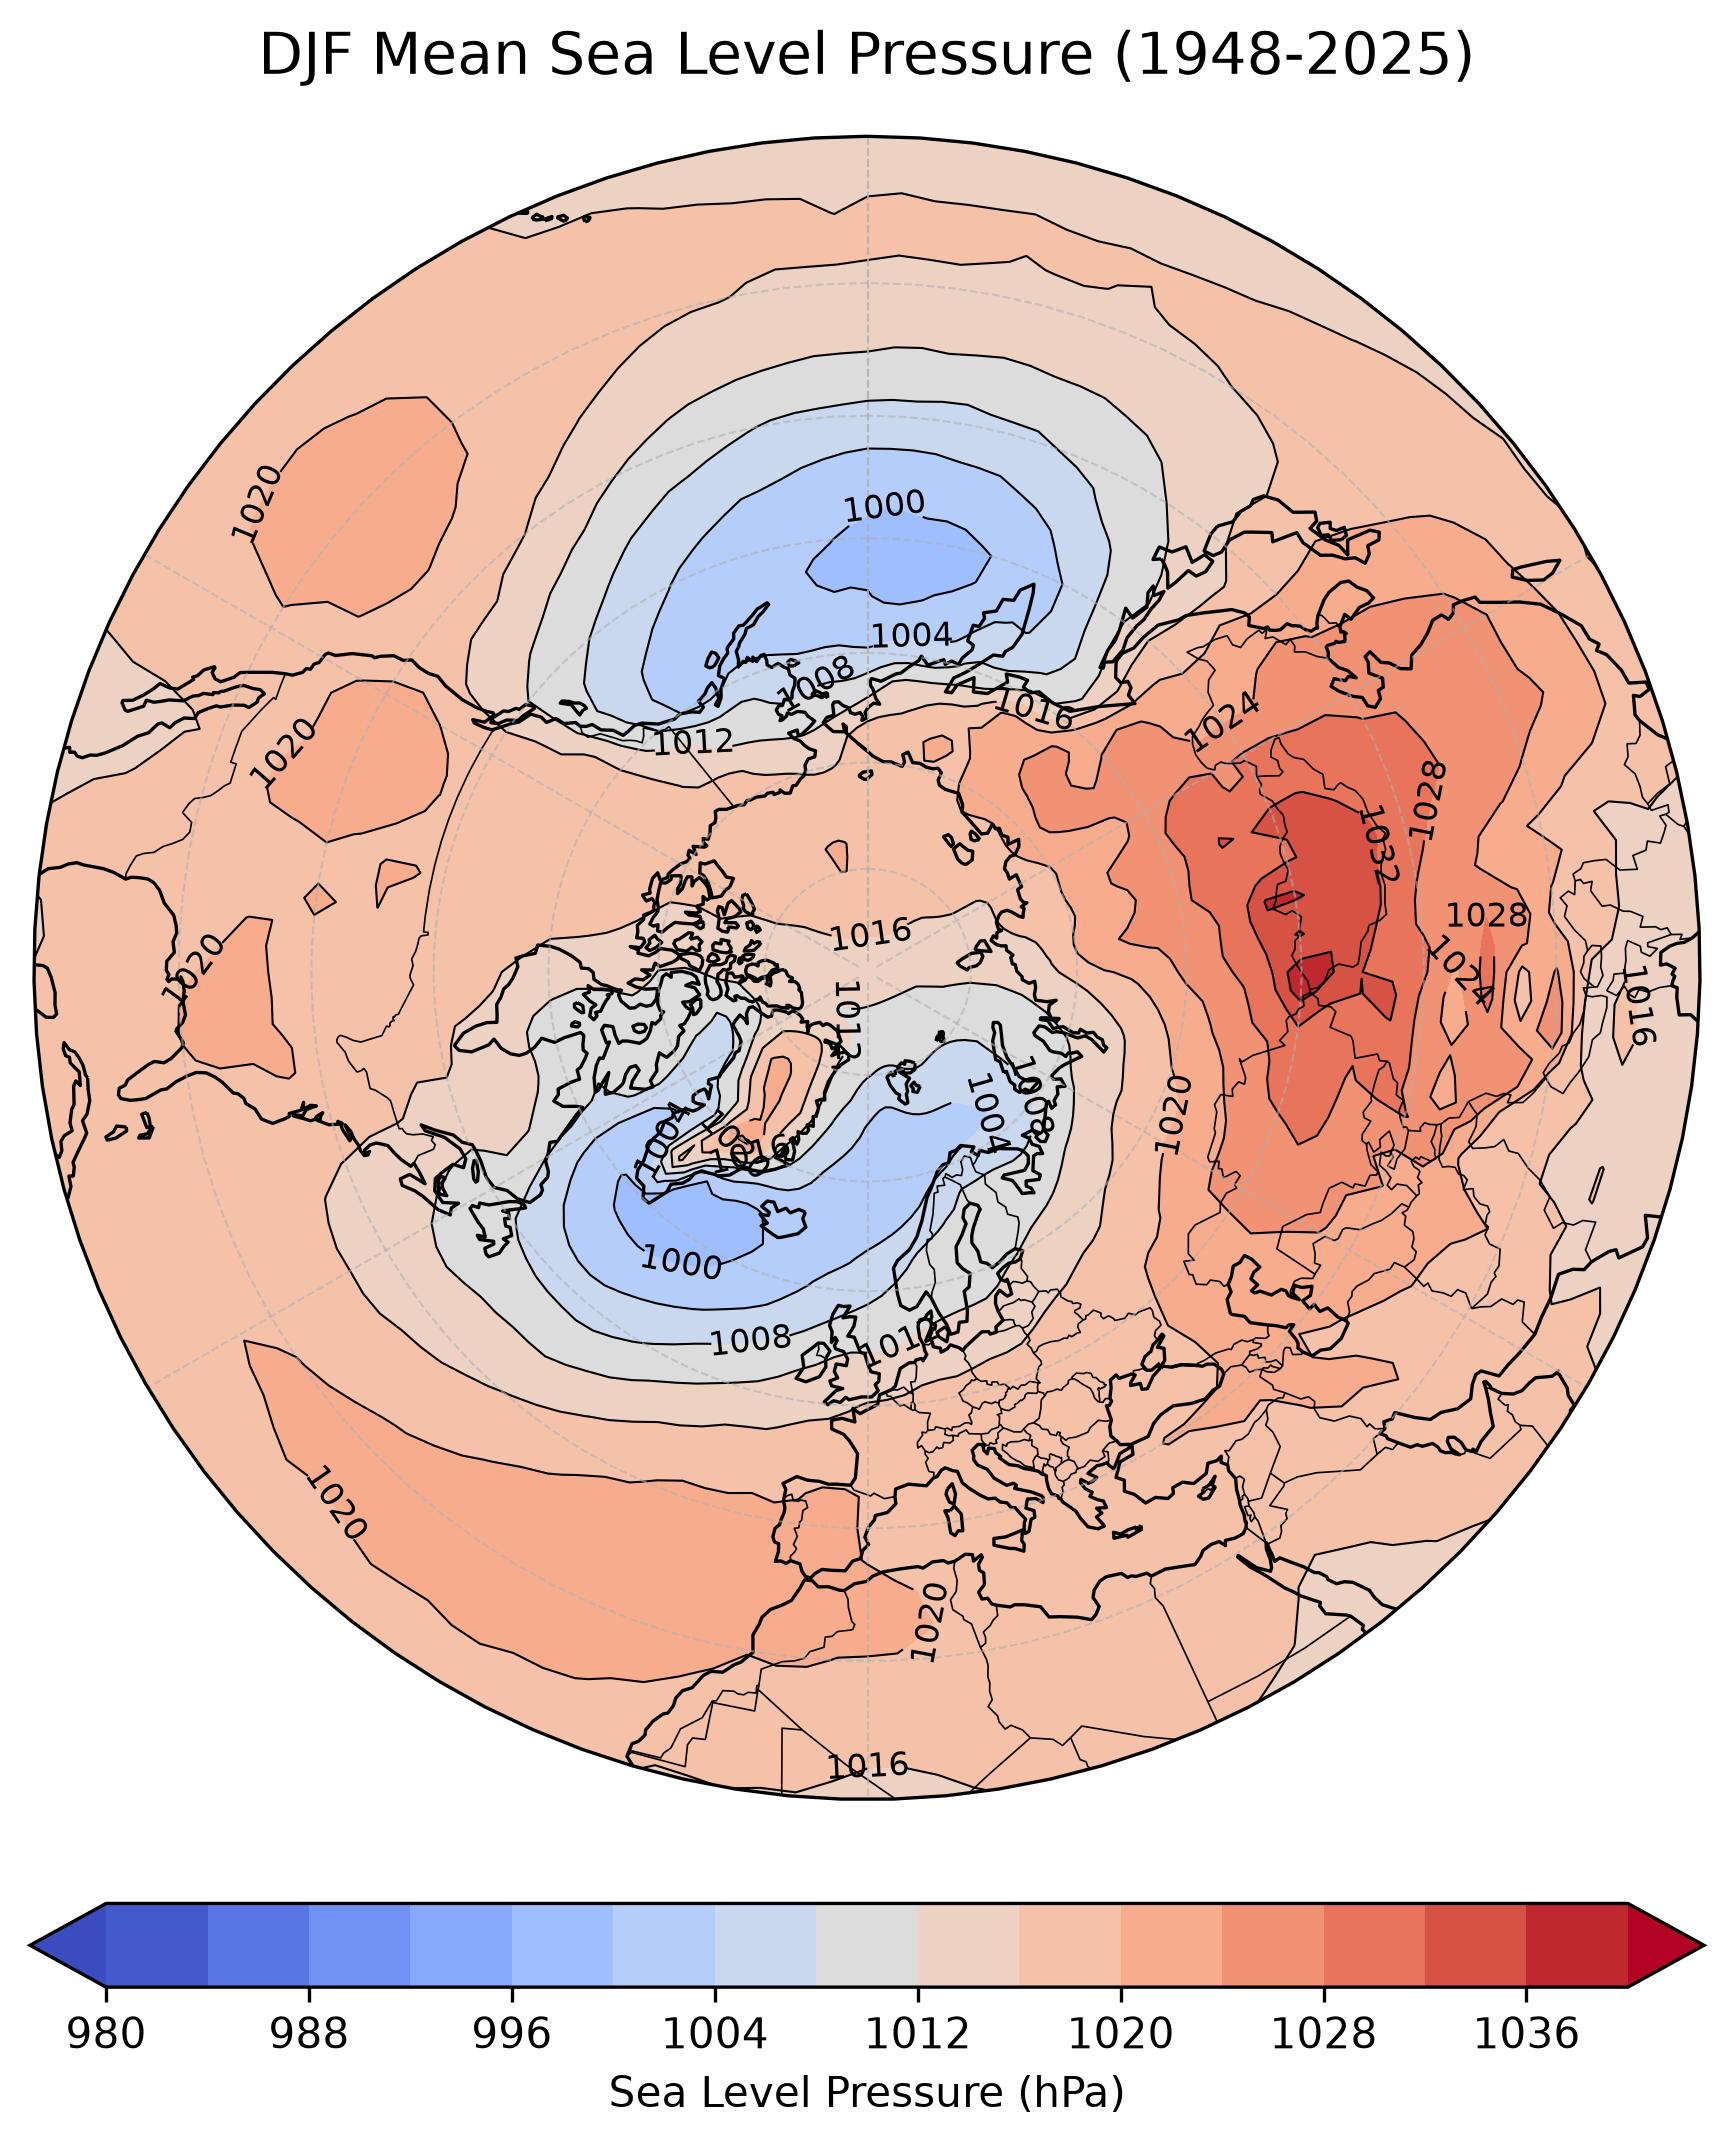

Generate this figure with Python:
# ---------------------------------------------------------
# Filled Polar Projection Map of DJF Sea Level Pressure
# ---------------------------------------------------------
#
# This program introduces polar stereographic map projections
# using Northern Hemisphere sea level pressure (SLP).
#
# Polar projections are useful for visualizing climate
# variability at high latitudes, where standard latitude-
# longitude projections can strongly distort spatial patterns.
#
# In this example, we:
#
# 1. Read monthly sea level pressure data.
# 2. Calculate the DJF mean sea level pressure.
# 3. Add a cyclic longitude point to remove the map seam.
# 4. Create a Northern Hemisphere polar stereographic projection.
# 5. Plot DJF sea level pressure using filled contours.
# 6. Overlay sea level pressure contour lines.
# 7. Add coastlines, borders, and latitude gridlines.
#
# ---------------------------------------------------------

from pathlib import Path
from cartopy.util import add_cyclic_point

import numpy as np
import xarray as xr
import matplotlib.pyplot as plt
import matplotlib.path as mpath
import cartopy.crs as ccrs
import cartopy.feature as cfeature
import sys

def calc_seasonal_mean(dat, window=5, end_month=1):
    """
    Calculate seasonal mean using a trailing running mean, extract the final month (e.g., Mar for NDJFM),
    convert to year-lat-lon DataArray.

    Parameters:
    -----------
    dat : xr.DataArray
        Input data with dimensions (time, lat, lon) and datetime64 'time'.
    window : int
        Running mean window size (default is 5).
    end_month : int
        Target month used to extract seasonal means (final month of the trailing average).

    Returns:
    --------
    dat_out : xr.DataArray
        Seasonal mean with dimensions (year, lat, lon).
    """

    # Rename coordinates if necessary
    if "latitude" in dat.coords:
      dat = dat.rename({"latitude": "lat"})

    if "longitude" in dat.coords:
      dat = dat.rename({"longitude": "lon"})


    # Apply trailing running mean
    dat_rm = dat.rolling(time=window, center=False, min_periods=window).mean()

    # Filter for entries where month == end_month
    dat_tmp = dat_rm.sel(time=dat_rm["time"].dt.month == end_month)

    # Extract year from the end_month timestamps
    years = dat_tmp["time"].dt.year

    # Create clean DataArray with dimensions ['year', 'lat', 'lon']
    dat_out = xr.DataArray(
        data=dat_tmp.values,
        dims=["year", "lat", "lon"],
        coords={
            "year": years.values,
            "lat": dat_tmp["lat"].values,
            "lon": dat_tmp["lon"].values,
        },
        name=dat.name if hasattr(dat, "name") else "SeasonalMean",
        attrs=dat.attrs.copy(),
    )

    return dat_out

def calc_seasonal_anom(dat, window=12, end_month=12, clim_period=None):
    """
    Calculate seasonal mean anomaly using a trailing running mean, extract the final month (e.g., Mar for NDJFM),
    convert to year-lat-lon DataArray, apply minimum coverage mask, and optionally remove trend.

    Parameters:
    -----------
    dat : xr.DataArray
        Input data with dimensions (time, lat, lon) and datetime64 'time'.
    window : int
        Running mean window size (default is 12).
    end_month : int
        Target month used to extract seasonal means (final month of the trailing average).
    dtrend : bool
        If True, remove linear trend after applying coverage mask.

    Returns:
    --------
    dat_out : xr.DataArray
        Seasonal mean anomaly with dimensions (year, lat, lon).
    """

    # Monthly climatology
    if clim_period is None:
        clm = dat.groupby("time.month").mean("time")
    else:
        start, end = clim_period
        clm = (
            dat.sel(time=slice(start, end))
            .groupby("time.month")
            .mean("time")
        )

    # Monthly anomalies
    anm = dat.groupby("time.month") - clm

    # Apply trailing running mean
    dat_rm = anm.rolling(time=window, center=False, min_periods=window).mean()

    # Filter for entries where month == end_month
    dat_tmp = dat_rm.sel(time=dat_rm["time"].dt.month == end_month)

    # Remove seasonal means that are entirely missing
    valid_time = dat_tmp.notnull().any(dim=["lat", "lon"])

    dat_tmp = dat_tmp.where(valid_time,drop=True)

    # Extract year after removing incomplete seasons
    years = dat_tmp["time"].dt.year

    # Create clean DataArray with dimensions ['year', 'lat', 'lon']
    datS = xr.DataArray(
        data=dat_tmp.values,
        dims=["year", "lat", "lon"],
        coords={
            "year": years.values,
            "lat": dat_tmp["lat"].values,
            "lon": dat_tmp["lon"].values,
        },
        name=dat.name if hasattr(dat, "name") else "SeasonalMean",
        attrs=dat.attrs.copy(),
    )

    return datS

# ---------------------------------------------------------
# Read monthly SLP
# ---------------------------------------------------------

indir = Path("../../data")
slp_file = indir / "slp.mon.mean.nc"

ds_slp = xr.open_dataset(slp_file)

slp = ds_slp["slp"]

# Convert Pa to hPa if needed.
if slp.attrs.get("units", "").lower() in ["pa", "pascal", "pascals"]:
    slp = slp / 100.0
    slp.attrs["units"] = "hPa"

# ----

# Northern Hemisphere map boundary
MIN_LAT = 20

# Optional climatology period.
# Set both to None to use the full time period in the file.
start_year = 1948
end_year = 2025

# ------------------------------------------------------------
# Select the analysis period
# ------------------------------------------------------------

if start_year is not None and end_year is not None:
    slp = slp.sel(
        time=slice(f"{start_year}-01-01", f"{end_year}-12-31")
    )


# ------------------------------------------------------------
# Calculate DJF mean
# ------------------------------------------------------------

# Complete the function call.
# Calculate DJF mean.
tmp = calc_seasonal_mean(slp, window=3, end_month=2)
slp_djf = tmp.mean(dim="year")

# Add cyclic longitude point to remove the map seam
slp_djf_cyclic, lon_cyclic = add_cyclic_point(
    slp_djf.values,
    coord=slp_djf["lon"].values
)

# ------------------------------------------------------------
# Create the polar projection
# ------------------------------------------------------------

projection = ccrs.NorthPolarStereo()

fig = plt.figure(figsize=(9, 9))
ax = plt.axes(projection=projection)

# Show the Northern Hemisphere from MIN_LAT to the North Pole.
ax.set_extent(
    [-180, 180, MIN_LAT, 90],
    crs=ccrs.PlateCarree()
)

# Make the map boundary circular.
theta = np.linspace(0, 2 * np.pi, 100)
center = [0.5, 0.5]
radius = 0.5

circle = mpath.Path(
    np.vstack([
        np.sin(theta) * radius + center[0],
        np.cos(theta) * radius + center[1]
    ]).T
)

ax.set_boundary(circle, transform=ax.transAxes)


# ------------------------------------------------------------
# Plot DJF SLP
# ------------------------------------------------------------

levels = np.arange(980, 1041, 4)

# Filled color shading
cf = ax.contourf(
    lon_cyclic,
    slp_djf["lat"],
    slp_djf_cyclic,
    levels=levels,
    cmap="coolwarm",
    extend="both",
    transform=ccrs.PlateCarree()
)

cs = ax.contour(
    lon_cyclic,
    slp_djf["lat"],
    slp_djf_cyclic,
    levels=levels,
    colors="black",
    linewidths=0.5,
    transform=ccrs.PlateCarree()
)

ax.clabel(cs, inline=True, fontsize=8, fmt="%d")


# ------------------------------------------------------------
# 7. Add map features
# ------------------------------------------------------------

ax.coastlines(resolution="110m", linewidth=0.8)

ax.add_feature(
    cfeature.BORDERS,
    linewidth=0.4
)

gl = ax.gridlines(
    crs=ccrs.PlateCarree(),
    linewidth=0.5,
    linestyle="--",
    alpha=0.6
)

gl.ylocator = plt.FixedLocator(
    [20, 30, 40, 50, 60, 70, 80]
)


# ------------------------------------------------------------
# Add colorbar and title
# ------------------------------------------------------------

cbar = plt.colorbar(
    cf,
    ax=ax,
    orientation="horizontal",
    pad=0.05,
    shrink=0.8
)

cbar.set_label("Sea Level Pressure (hPa)")

if start_year is not None and end_year is not None:
    title = f"DJF Mean Sea Level Pressure ({start_year}-{end_year})"
else:
    title = "DJF Mean Sea Level Pressure"

ax.set_title(
    title,
    fontsize=14,
    pad=15
)


# ------------------------------------------------------------
# Save and display
# ------------------------------------------------------------

output_path = Path(__file__).with_suffix(".jpg")

plt.savefig(
    output_path,
    dpi=300,
    bbox_inches="tight",
)

plt.show()
